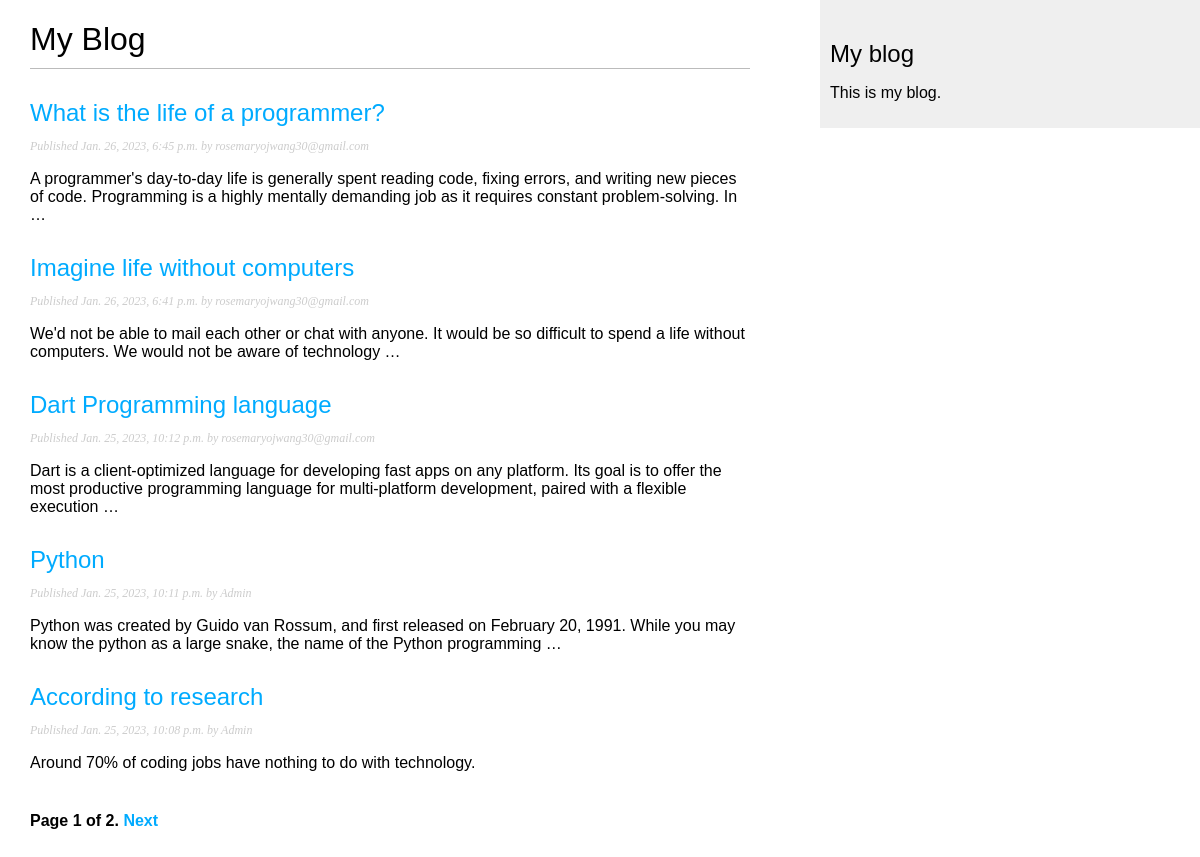
Page /blog/ on the earlier database version.
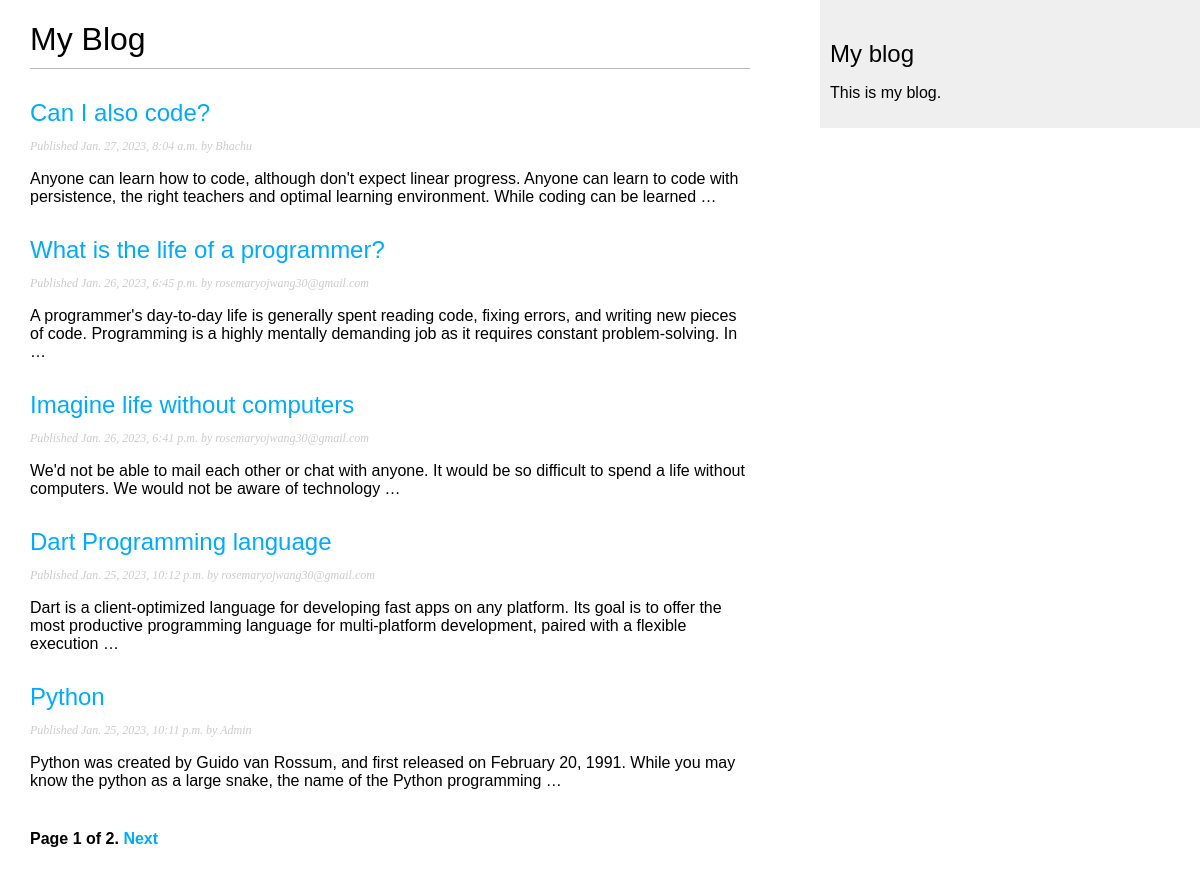
Same page on the later database version.
### blog/models.py (models this page shows, shortened)
class Post(models.Model):
    class Status(models.TextChoices):
        DRAFT = 'DF', 'Draft'
        PUBLISHED = 'PB', 'Published'
    title = models.CharField(max_length = 250)
    slug = models.SlugField(max_length = 250,
                            unique_for_date='publish')
    author = models.ForeignKey(User,
                               on_delete=models.CASCADE,
                               related_name='blog_posts')
    body = models.TextField()
    publish = models.DateTimeField(default=timezone.now)
    created = models.DateTimeField(auto_now_add=True)
    updated = models.DateTimeField(auto_now=True)
    status = models.CharField(max_length=2,
                              choices=Status.choices,
                              default=Status.DRAFT)
    objects = models.Manager()
    published = PublishedManager()
    class Meta:
        ordering = ['-publish']
        indexes = [
            models.Index(fields=['-publish']),
        ]
    def get_absolute_url(self):
        return reverse('blog:post_detail',
                       args=[self.publish.year,
                       self.publish.month,
                       self.publish.day,
                       self.slug])

### blog/views.py (the view)
# urls.py: path('', views.PostListView.as_view(), name = 'post_list'),
class PostListView(ListView):
    queryset =Post.published.all()
    context_object_name ='posts'
    paginate_by = 5
    template_name = 'blog/post/list.html'

### blog/templates/blog/post/list.html (shortened to what this page needs)
{% extends "blog/base.html" %}
{% block content %}
 <h1>My Blog</h1>
 {% for post in posts %}
  <h2>
    <a href="{{ post.get_absolute_url }}">
      {{ post.title }}
    </a>
  </h2>
  <p class="date">
    Published {{ post.publish }} by {{ post.author }}
  </p>
  {{ post.body|truncatewords:30|linebreaks }}
 {% endfor %}
 {% include "pagination.html" with page=page_obj %}
{% endblock %}

Differences in the rows shown:
no longer on this page (row unchanged): Post: title "According to research", publish "Jan. 25, 2023, 10:08 p.m.", author "Admin", body "Around 70% of coding jobs have nothing to do with technology."
added Post: title "Can I also code?", publish "Jan. 27, 2023, 8:04 a.m.", author "Bhachu", body "Anyone can learn how to code, although don't expect linear progress. Anyone can learn to code with persistence, the right teachers and optimal learning environment. While coding can be learned …"
